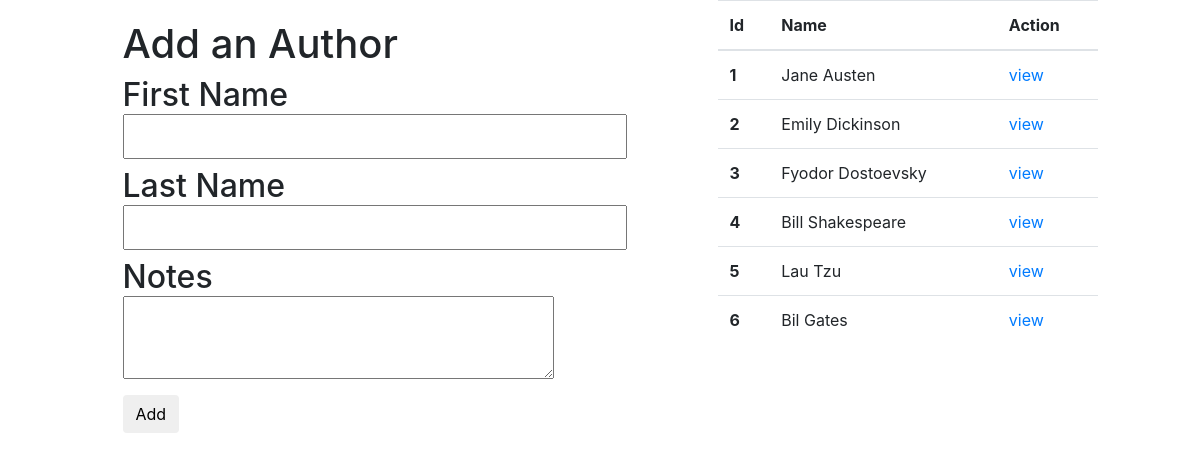
The app's page /authors with its own data.
### books_authors_app/models.py (models this page shows)
class Author(models.Model):
    first_name = models.CharField(max_length=45)
    last_name = models.CharField(max_length=45)
    notes = models.TextField(null = True)
    books = models.ManyToManyField(Book, related_name="authors")
    created_at = models.DateTimeField(auto_now_add=True)
    updated_at = models.DateTimeField(auto_now=True)

### books_authors_app/views.py (the view)
# urls.py: path('authors', views.author),
def author(request):
    context = {
        "all_authors":Author.objects.all()
    }
    return render (request,'authors.html', context)

### books_authors_app/templates/authors.html (shortened to what this page needs)
<!DOCTYPE html>
<html lang="en">
    <head>
        <link rel="stylesheet" href="https://maxcdn.bootstrapcdn.com/bootstrap/4.0.0/css/bootstrap.min.css">
    </head>
    <body>
        <div>
            <div class="row justify-content-around">
                <div class="col-4">
                    <form class="card-body" action="/add_author" method="post">
                        <h1>Add an Author</h1>
                        <h2>First Name <input name="first_name" type="text"></h2>
                        <h2>Last Name <input name="last_name" type="text"></h2>
                        <h2>Notes <textarea name="notes" type="text"></textarea></h2>
                        <button class="btn" type="submit">Add</button>
                    </form>
                </div>
                <div class="col-4">
                    <table class="table">
                        <thead>
                            <tr>
                                <th scope="col">Id</th>
                                <th scope="col">Name</th>
                                <th scope="col">Action</th>
                            </tr>
                        </thead>
                        <tbody>
                            {% for author in all_authors %}
                            <tr>
                                <th scope="row">{{author.id}}</th>
                                <td>{{author.first_name}} {{author.last_name}}</td>
                                <td><a href="/author_desc/{{author.id}}">view</a></td>
                            </tr>
                            {% endfor %}
                        </tbody>
                    </table>
                </div>
            </div>
        </div>
    </body>
</html>

### records on screen
Author: id "1", first_name "Jane", last_name "Austen"
Author: id "2", first_name "Emily", last_name "Dickinson"
Author: id "3", first_name "Fyodor", last_name "Dostoevsky"
Author: id "4", first_name "Bill", last_name "Shakespeare"
Author: id "5", first_name "Lau", last_name "Tzu"
Author: id "6", first_name "Bil", last_name "Gates"
